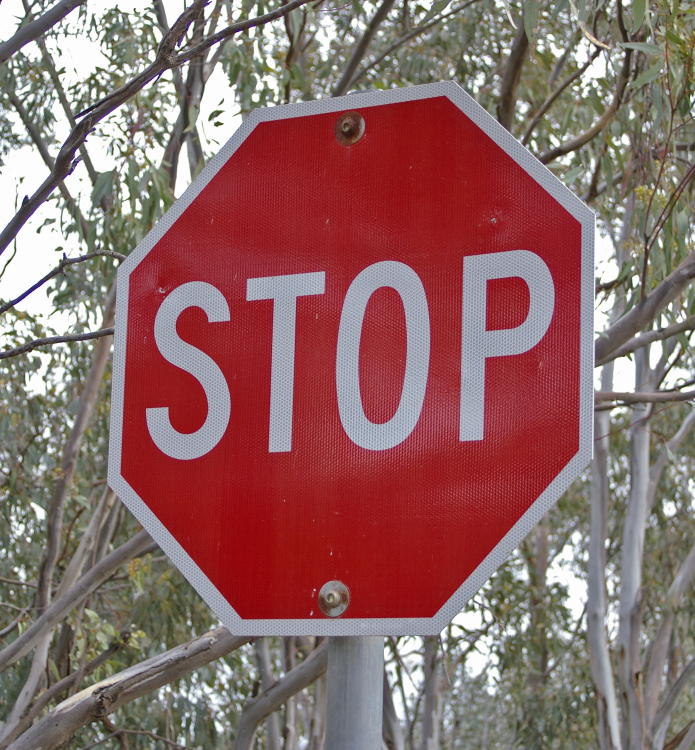
#> input picture Intro to Self-Driving Cars/08 - Computer Vision and Machine Learning/playground/images/stop_sign.jpg, 1389 x 1500 px (shown at 1/2 size)
$ jupyter execute '03 - Cropping and Resizing.ipynb'   (shell and % lines are left out)
#> lines starting #> are read from the running program, lines starting #| are printed output that depends on the picture
# Cropping and Resizing

### Import resources

[cell 1]
import matplotlib.pyplot as plt
import matplotlib.image as mpimg

import numpy as np
import cv2

### Read in the first image of a stop sign

[cell 2]
# Read in the image
stop1 = mpimg.imread('images/stop_sign.jpg')
#> stop1 is the input picture: shape (1500, 1389, 3); mean R, G, B 141.2, 105.4, 103.4

print('Image shape: ', stop1.shape)
#| Image shape:  (1500, 1389, 3)
plt.imshow(stop1)

### Read in the second image

[cell 3]
# Read in the image
stop2 = mpimg.imread('images/stop_sign2.jpg')
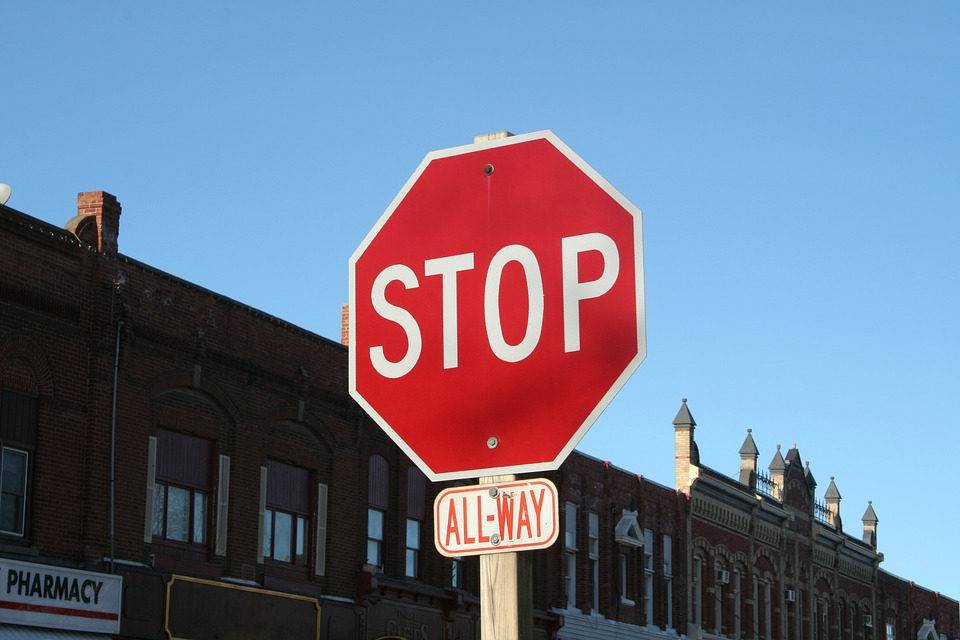
#> input picture Intro to Self-Driving Cars/08 - Computer Vision and Machine Learning/playground/images/stop_sign2.jpg, 960 x 640 px
#> stop2 is the input picture: shape (640, 960, 3); mean R, G, B 109.1, 119.6, 142.7

print('Image shape: ', stop2.shape)
#| Image shape:  (640, 960, 3)
plt.imshow(stop2)

## Crop this image so that it resembles the first image

[cell 4]
# To crop and image, you can use image slicing
# which is just slicing off a portion of the image array

# Make a copy of the image to manipulate
image_crop = np.copy(stop2)

# Define how many pixels to slice off the sides of the original image
row_crop = 90
col_crop = 250

# Using image slicing, subtract the row_crop from top/bottom and col_crop from left/right
image_crop = stop2[row_crop:-row_crop, col_crop:-col_crop, :]
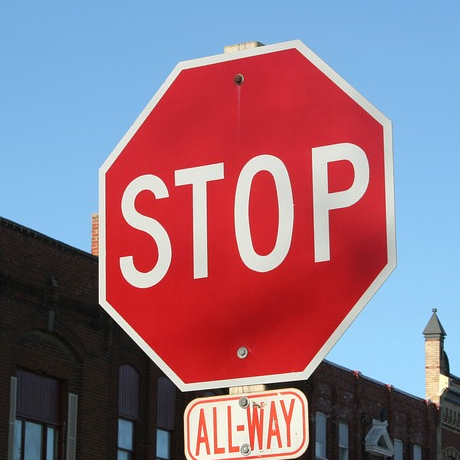
#> image_crop: shape (460, 460, 3); mean R, G, B 144.1, 114, 130.7

plt.imshow(image_crop)

## Resize the cropped image to be the same as the first

Recall that the shape of the first image is `(1500, 1389, 3)`.

[cell 5]
# Use OpenCV's resize function
standardized_im = cv2.resize(image_crop, (1389, 1500))
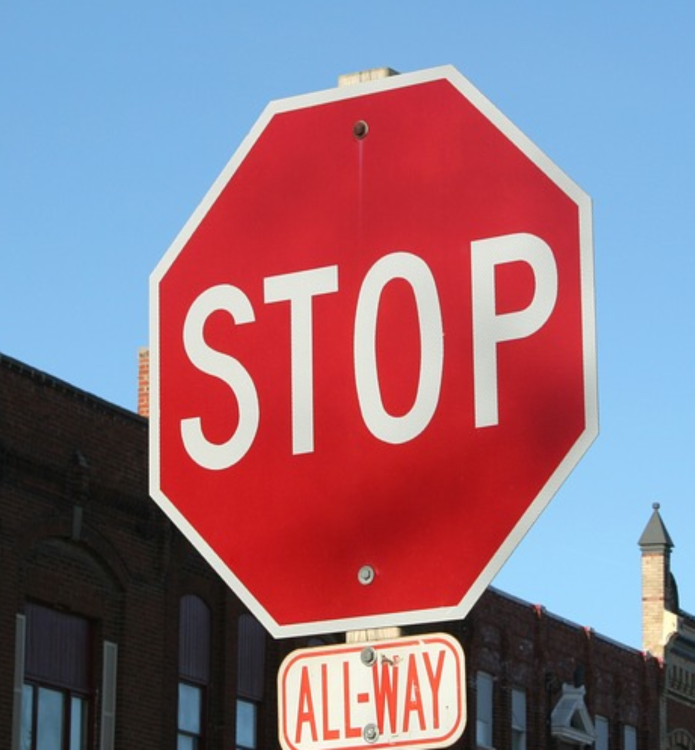
#> standardized_im: shape (1500, 1389, 3) (shown at 1/2 size); mean R, G, B 144, 114, 130.6

print('Image shape: ', standardized_im.shape)
#| Image shape:  (1500, 1389, 3)

# Plot the two images side by side
f, (ax1, ax2) = plt.subplots(1, 2, figsize=(20,10))
ax1.set_title('Stop sign 1')
ax1.imshow(stop1)
ax2.set_title('Standardized stop sign 2')
ax2.imshow(standardized_im)
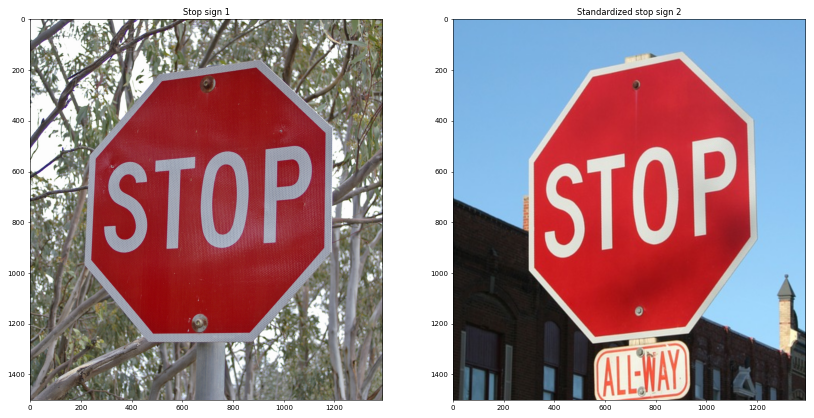
#> figure drawn by matplotlib, 2 panels

## Compare these images

Now you should be able to compare these images pixel by pixel!
We'll add up the red channel values in each image, and they should be fairly close, which means we can use this similarity to characterize these images.

For comparison, we'll also show what happens when you perform this comparison using the orginal `stop_sign2.jpg`.

[cell 6]
# Sum all the red channel values and compare
red_sum1 = np.sum(stop1[:,:,0])
#> red_sum1 = 294214944
red_sum2 = np.sum(standardized_im[:,:,0])
#> red_sum2 = 300031057

print('Sum of all red pixel values in the first stop sign image: ', red_sum1)
#| Sum of all red pixel values in the first stop sign image:  294214944
print('Sum of red pixel values in the second, standardized image: ', red_sum2)
#| Sum of red pixel values in the second, standardized image:  300031057

red_sum_orig = np.sum(stop2[:,:,0])
#> red_sum_orig = 67000779

print('\nFor comparison, the sum of red pixels in the non-standardized image: ', red_sum_orig)
#| For comparison, the sum of red pixels in the non-standardized image:  67000779

[cell 7]
## Note: you have been given two other images:
# `yield.jpg` and `walk.jpg`
# You can look at these images and see what kind of RGB values might distinguish them

[cell 8]
yield_f = mpimg.imread('images/yield.jpg')
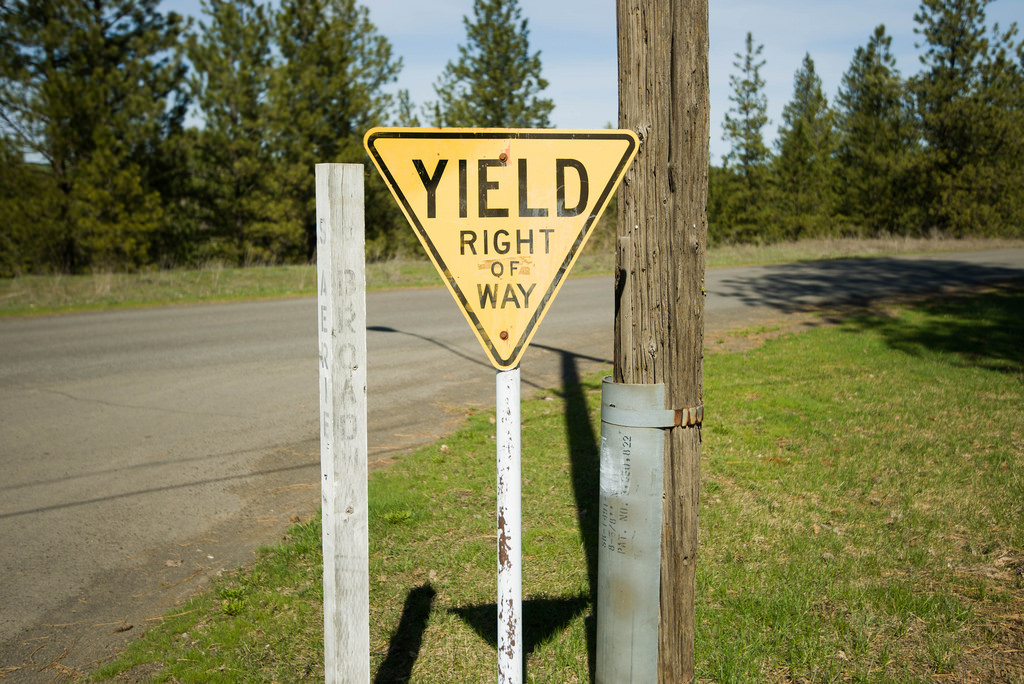
#> input picture Intro to Self-Driving Cars/08 - Computer Vision and Machine Learning/playground/images/yield.jpg, 1024 x 684 px
#> yield_f is the input picture: shape (684, 1024, 3); mean R, G, B 122.5, 120.9, 83.9
walk_f = mpimg.imread('images/walk.jpg')
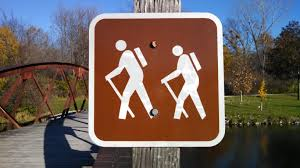
#> input picture Intro to Self-Driving Cars/08 - Computer Vision and Machine Learning/playground/images/walk.jpg, 300 x 168 px
#> walk_f is the input picture: shape (168, 300, 3); mean R, G, B 109.2, 94.1, 89.2

# Yield sign

# Using image slicing, subtract the row_crop from top/bottom and col_crop from left/right
yield_f = yield_f[90:-300, 350:-350, :]
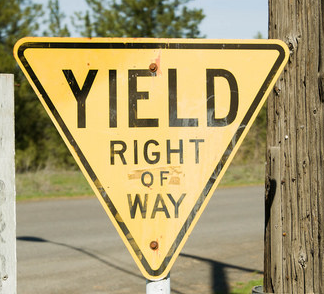
#> yield_f: shape (294, 324, 3); mean R, G, B 169.7, 155.6, 111.1
yield_f = cv2.resize(yield_f, (400, 400))
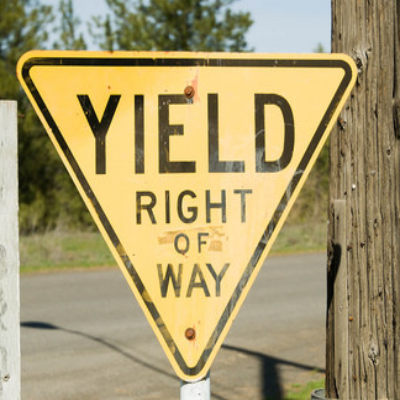
#> yield_f: shape (400, 400, 3); mean R, G, B 169.6, 155.5, 111

# Walk sign

# Using image slicing, subtract the row_crop from top/bottom and col_crop from left/right
walk_f = walk_f[:, 60:-60, :]
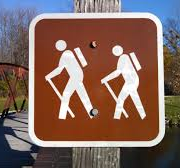
#> walk_f: shape (168, 180, 3); mean R, G, B 129.4, 102.6, 94
walk_f = cv2.resize(walk_f, (400, 400))
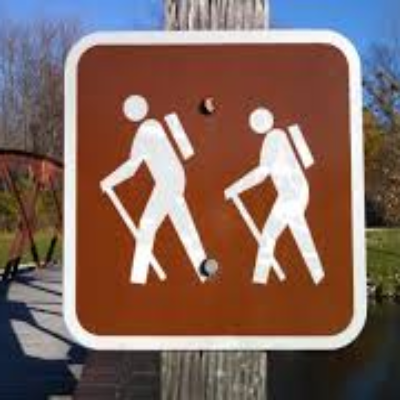
#> walk_f: shape (400, 400, 3); mean R, G, B 129.3, 102.5, 93.9

# Plot the two images side by side
f, (ax1, ax2) = plt.subplots(1, 2, figsize=(20,10))
ax1.set_title('Yield sign')
ax1.imshow(yield_f)
ax2.set_title('Walk sign')
ax2.imshow(walk_f)

[cell 9]
# Sum all the red channel values and compare
red_sum1 = np.sum(yield_f[:,:,0])
#> red_sum1 = 27139162
red_sum2 = np.sum(walk_f[:,:,0])
#> red_sum2 = 20689903

print('Sum of all red pixel for yield: ', red_sum1)
#| Sum of all red pixel for yield:  27139162
print('Sum of all red pixel for walk: ', red_sum2)
#| Sum of all red pixel for walk:  20689903

[cell 10]
# Sum all the green channel values and compare
green_sum1 = np.sum(yield_f[:,:,1])
#> green_sum1 = 24877761
green_sum2 = np.sum(walk_f[:,:,1])
#> green_sum2 = 16401664

print('Sum of all green pixel for yield: ', green_sum1)
#| Sum of all green pixel for yield:  24877761
print('Sum of all green pixel for yield: ', green_sum2)
#| Sum of all green pixel for yield:  16401664

[cell 11]
# Sum all the blue channel values and compare
blue_sum1 = np.sum(yield_f[:,:,2])
#> blue_sum1 = 17757105
blue_sum2 = np.sum(walk_f[:,:,2])
#> blue_sum2 = 15028825

print('Sum of all blue pixel for yield: ', blue_sum1)
#| Sum of all blue pixel for yield:  17757105
print('Sum of all blue pixel for yield: ', blue_sum2)
#| Sum of all blue pixel for yield:  15028825
